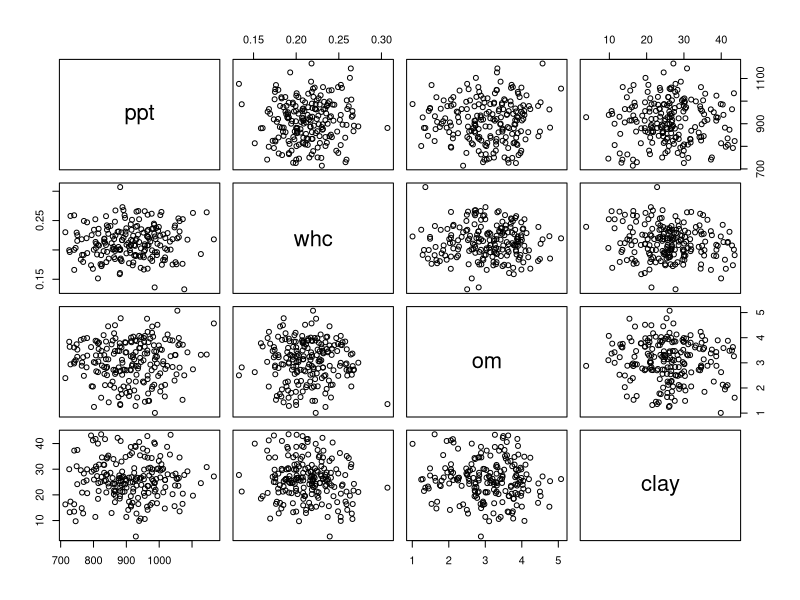
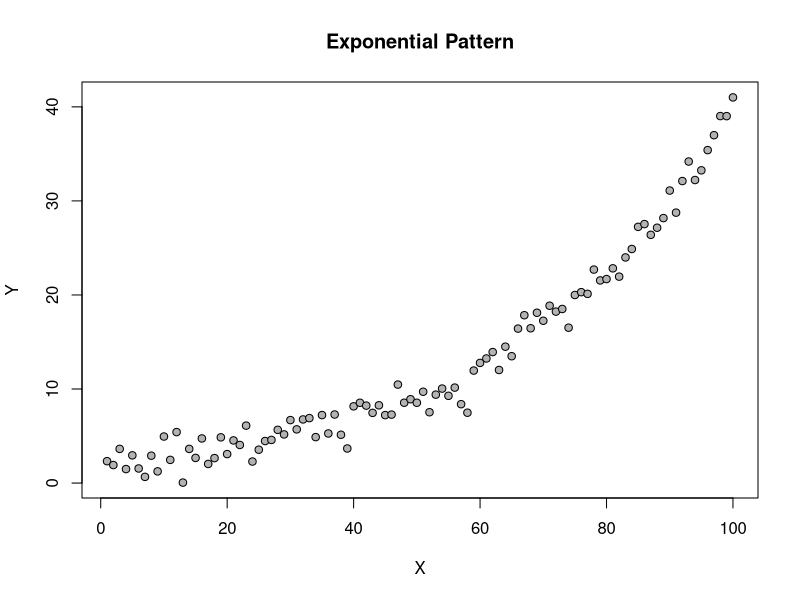
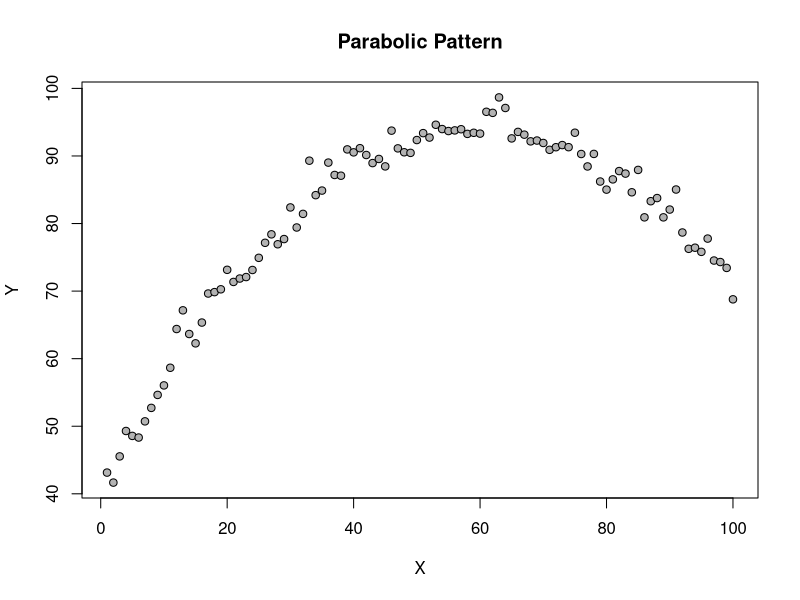

These figures' R source, in order:
## ---- chunk 1
knitr::opts_chunk$set(echo = FALSE, message = FALSE, warning = FALSE)
## ---- chunk 2
set.seed(20260315)
n <- 200
county <- data.frame(
  ppt = rnorm(n, 920, 90),
  whc = rnorm(n, 0.21, 0.03),
  om = rnorm(n, 3.2, 0.8),
  clay = rnorm(n, 26, 8)
)

county$corn <- 70 +
  0.07 * county$ppt +
  80 * county$whc +
  3.6 * county$om -
  0.35 * county$clay +
  rnorm(n, 0, 8)

head(county)
## ---- chunk 3
mlr1 <- lm(corn ~ ppt + whc + om + clay, data = county)

library(broom)
tidy(mlr1)
glance(mlr1)
## ---- chunk 4
plot(county[, c("ppt", "whc", "om", "clay")])
cor(county[, c("ppt", "whc", "om", "clay")])
## ---- chunk 5
library(psych)
partial.r(county[, c("ppt", "whc", "om", "clay")])
## ---- chunk 6
library(caret)
set.seed(123)
ctrl <- trainControl(method = "repeatedcv", number = 10, repeats = 3)

cv_fit <- train(corn ~ ppt + whc + om + clay,
                data = county,
                method = "lm",
                trControl = ctrl)
cv_fit
## ---- chunk 7
x <- seq(1, 100, by = 1)
y_exp <- 2 * exp(0.03 * x) + rnorm(length(x), 0, 1.2)

plot(x, y_exp, pch = 21, bg = "grey70",
     xlab = "X", ylab = "Y", main = "Exponential Pattern")
## ---- chunk 8
y_par <- 40 + 1.8 * x - 0.015 * x^2 + rnorm(length(x), 0, 2)

plot(x, y_par, pch = 21, bg = "grey70",
     xlab = "X", ylab = "Y", main = "Parabolic Pattern")
## ---- chunk 9
set.seed(20260316)
pop <- seq(1, 10, by = 0.2)
y_mono <- 18 - 13 * exp(-0.5 * pop) + rnorm(length(pop), 0, 0.5)

mono_dat <- data.frame(pop = pop, y = y_mono)
mono_fit <- nls(y ~ SSasymp(pop, Asym, R0, lrc), data = mono_dat)
summary(mono_fit)
## ---- chunk 10
gdd <- seq(100, 600, by = 10)
la <- 8 / (1 + exp(-(gdd - 360) / 55)) + rnorm(length(gdd), 0, 0.25)

log_dat <- data.frame(gdd = gdd, la = la)
log_fit <- nls(la ~ SSlogis(gdd, Asym, xmid, scal), data = log_dat)
summary(log_fit)
